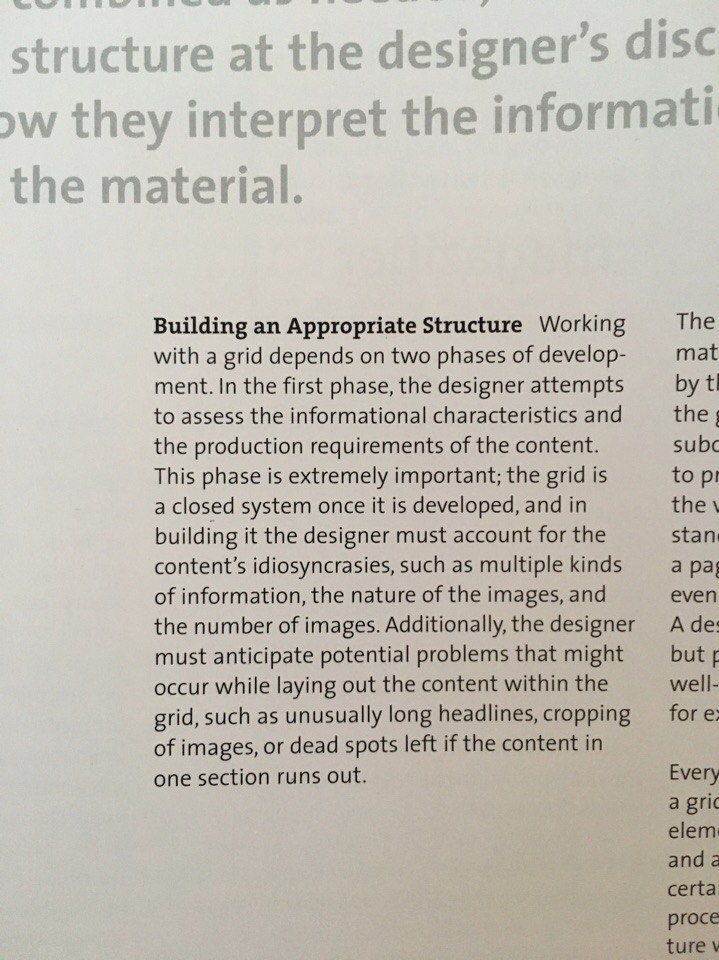
#> input picture 1.jpg, 719 x 960 px
$ python -i curriedCv.py   (imports and definitions only)   (older library calls are emulated)
#> lines starting #> are read from the running program, lines starting #| are printed output that depends on the picture
#> further down, picture is the input picture: shape (960, 719, 3); mean B, G, R 178.9, 188, 192.4
# -*- coding: utf-8 -*-
import cv2
import numpy as np

from doc2text import rotate, compute_skew, estimate_skew

from toolz.functoolz import pipe
from functools import partial
from toolz import curry


def load(path):
    return cv2.imread(path)


def float_to_uint8(image):
    return (image * 255).astype(np.uint8)


def threshold(image):
    return cv2.threshold(image, 0, 255, cv2.THRESH_BINARY + cv2.THRESH_OTSU)[1]


def threshold_params(image):
    return cv2.threshold(image, 0, 255, cv2.THRESH_BINARY + cv2.THRESH_OTSU)[0]


def canny(image):
    high = threshold_params(image); low = 0.5 * high
    return cv2.Canny(image, low, high)


def clahe_to_l_channel(img):
    lab = cv2.cvtColor(img, cv2.COLOR_BGR2LAB)
#> lab: shape (960, 719, 3); mean of channels 0, 1, 2 194.1, 128.1, 133.3
    l, a, b = cv2.split(lab)
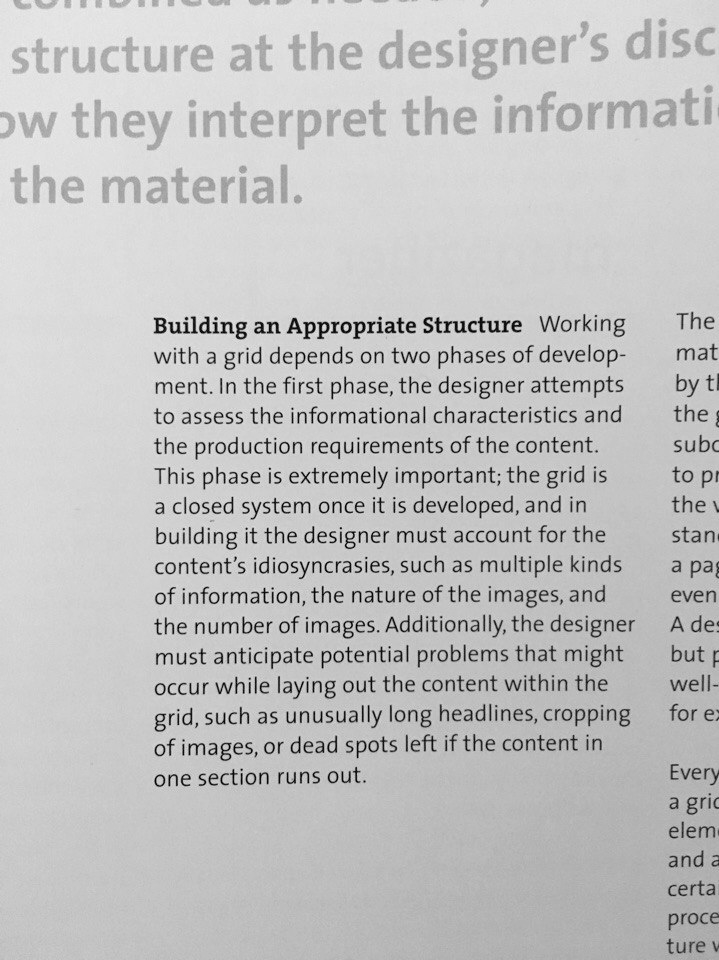
#> l: shape (960, 719); min 0, max 242, mean 194.1
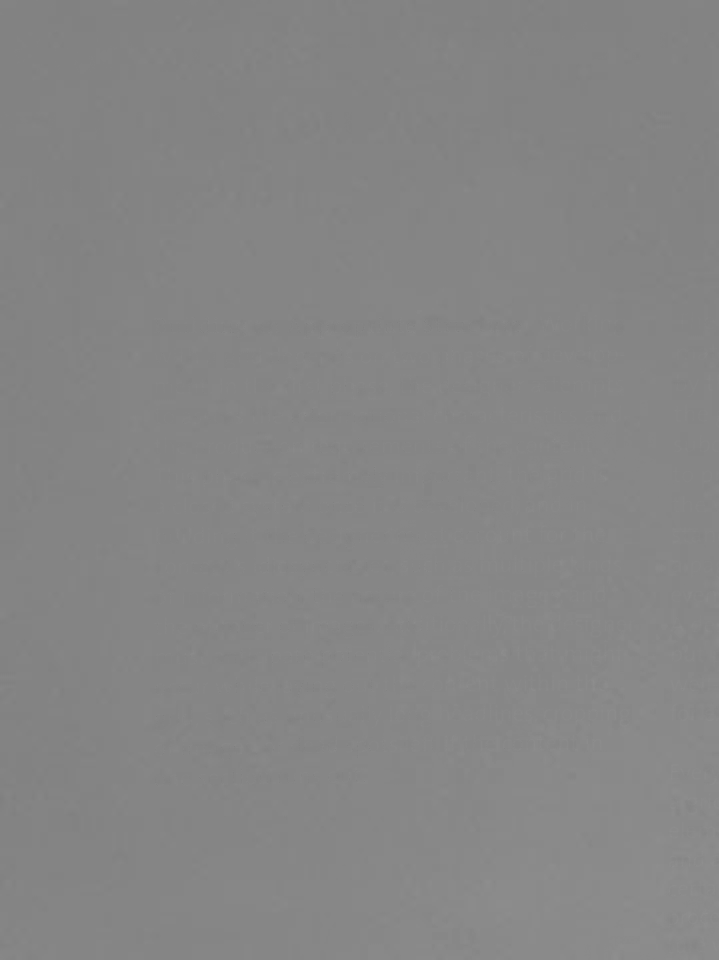
#> b: shape (960, 719); min 127, max 144, mean 133.3
    clahe = cv2.createCLAHE(clipLimit=3.0, tileGridSize=(8,8))
    cl = clahe.apply(l)
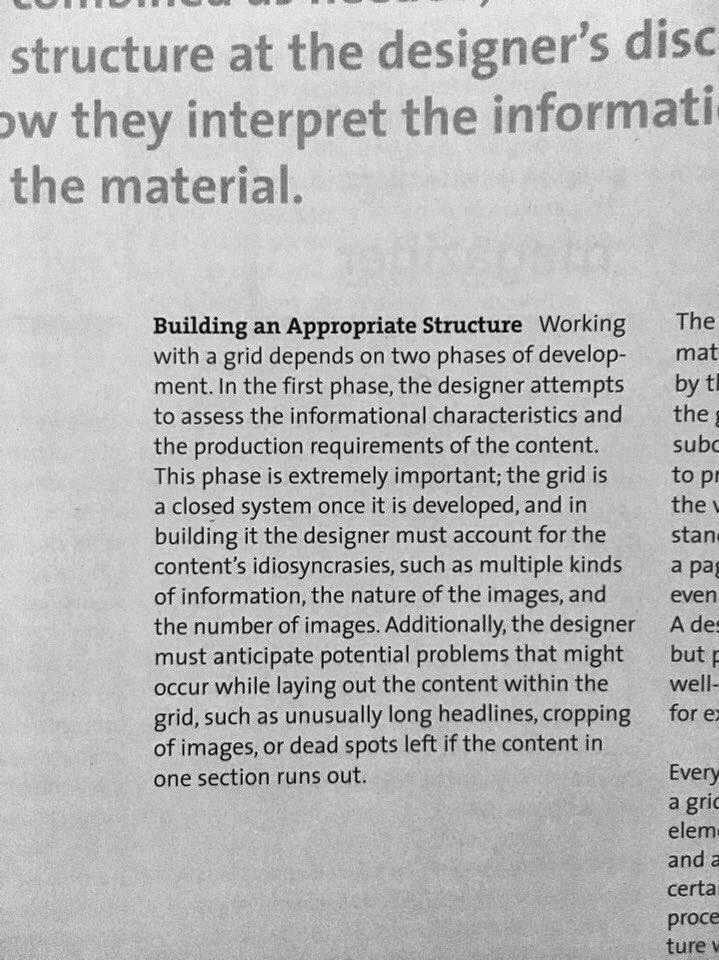
#> cl: shape (960, 719); min 1, max 247, mean 185
    limg = cv2.merge((cl,a,b))
#> limg: shape (960, 719, 3); mean of channels 0, 1, 2 185, 128.1, 133.3
    return cv2.cvtColor(limg, cv2.COLOR_LAB2BGR)
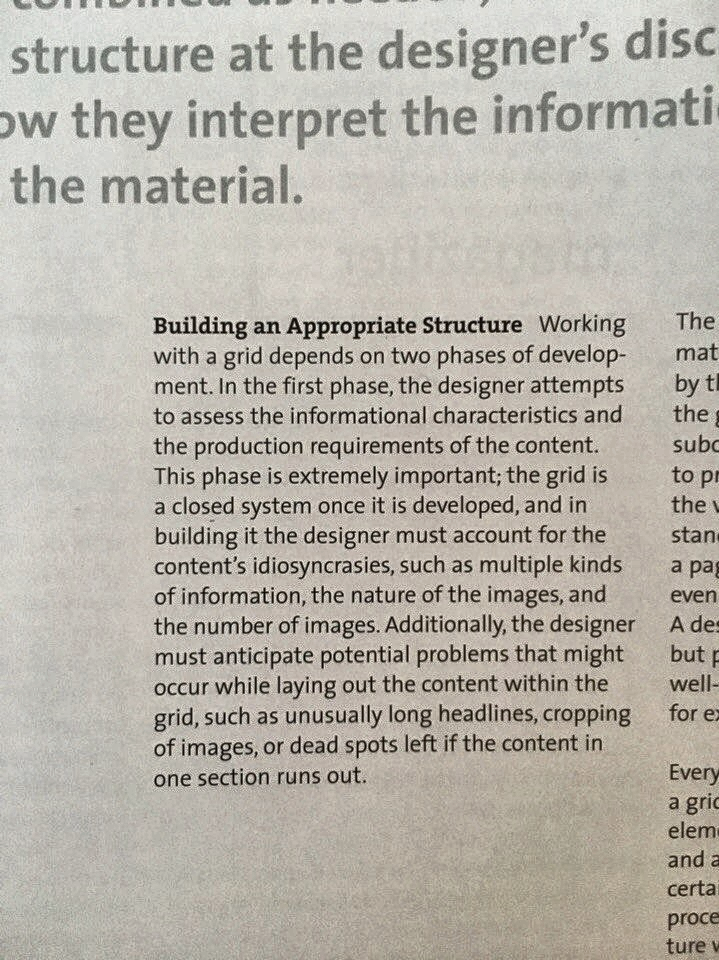
#> returned value: shape (960, 719, 3); mean B, G, R 169.5, 178.6, 183.2


# [40 lines left out: functions descew, resize, erode, dilate, m_open, m_close, not called in this run]


@curry
def median(image, r=9):
    return cv2.medianBlur(image, r)


# [12 lines left out: functions level, dog, not called in this run]


@curry
def normalize(image, alpha=0, beta=1, norm_type=cv2.NORM_MINMAX, dtype=cv2.CV_32F):
    return cv2.normalize(image, image, alpha=alpha, beta=beta, norm_type=norm_type, dtype=dtype)


def negate(image):
    return cv2.bitwise_not(image)


@curry
def gaussian(image, size=(15, 15), power=1):
    return cv2.GaussianBlur(image, size, power)

>>> import cv2
>>> picture = cv2.imread('../1.jpg')
>>> result = clahe_to_l_channel(picture)

$ run again, on 10.jpg
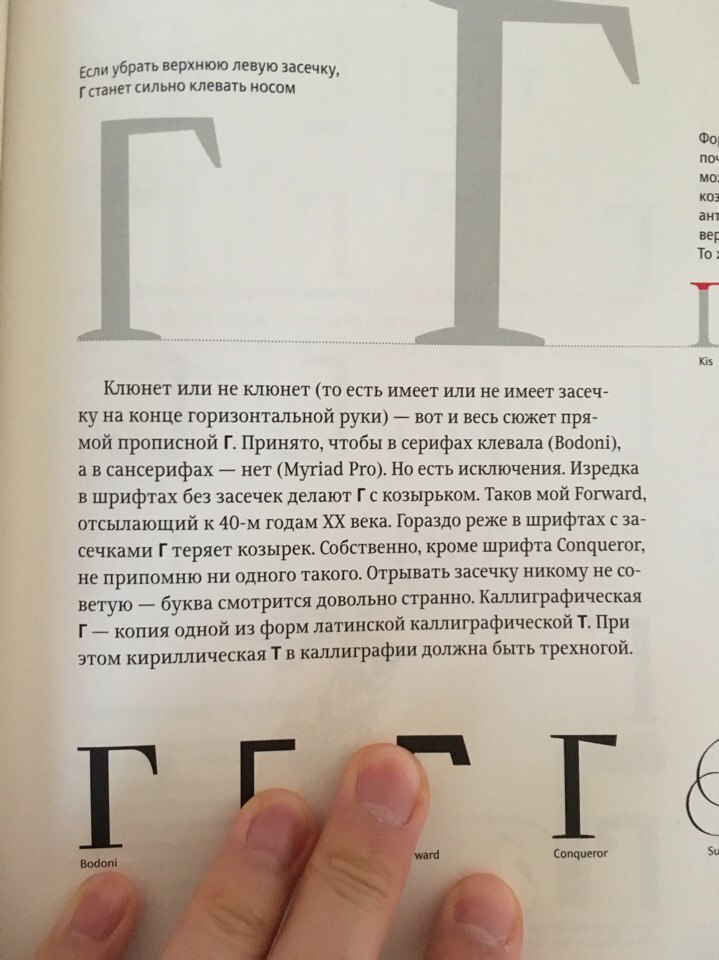
#> input picture 10.jpg, 719 x 960 px
#> picture is the input picture: shape (960, 719, 3); mean B, G, R 169, 181.6, 191.2
#> lab: shape (960, 719, 3); mean of channels 0, 1, 2 189, 129.6, 136
#> in clahe_to_l_channel, `cl = clahe.apply(l)`:
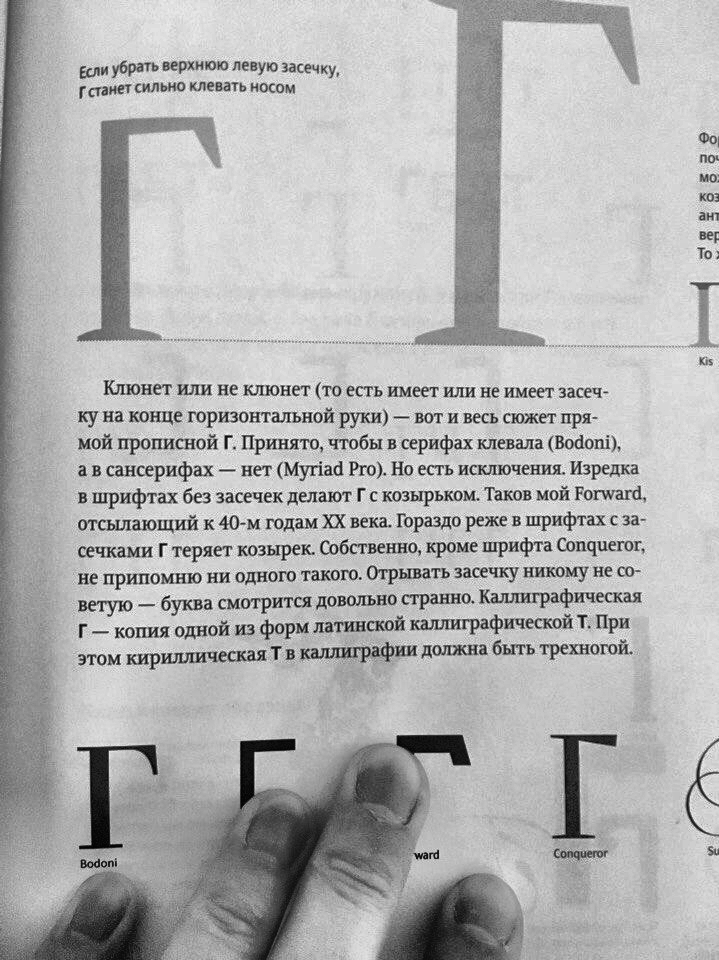
#> cl: shape (960, 719); min 0, max 249, mean 178.2
#> limg: shape (960, 719, 3); mean of channels 0, 1, 2 178.2, 129.6, 136
#> in clahe_to_l_channel, `return cv2.cvtColor(limg, cv2.COLOR_LAB2BGR)`:
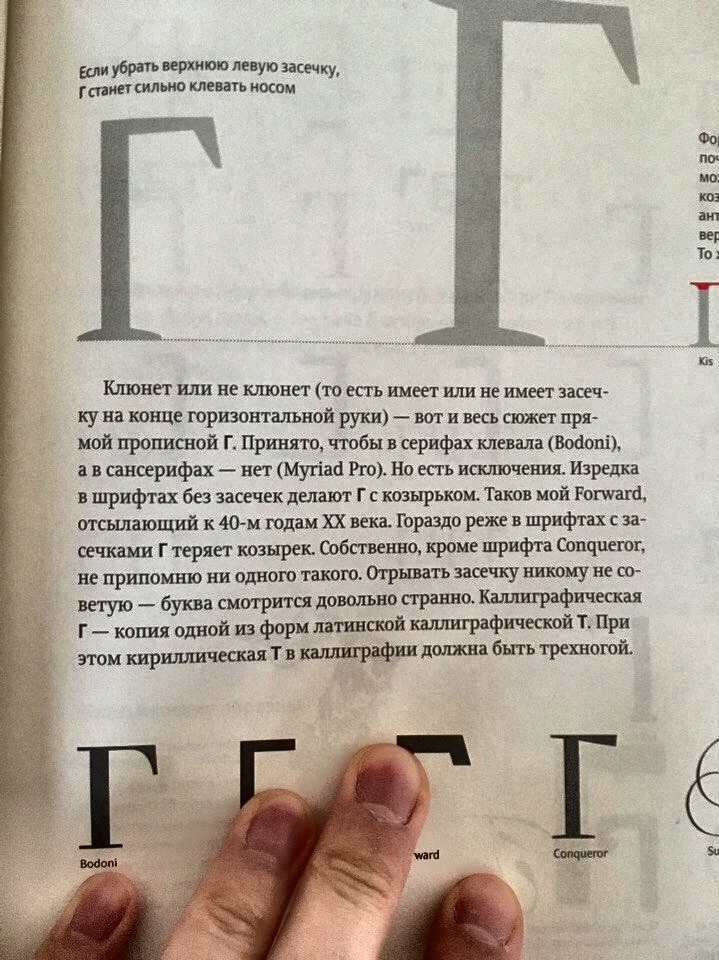
#> returned value: shape (960, 719, 3); mean B, G, R 158.1, 170.7, 180.1

$ run again, on 2.jpg
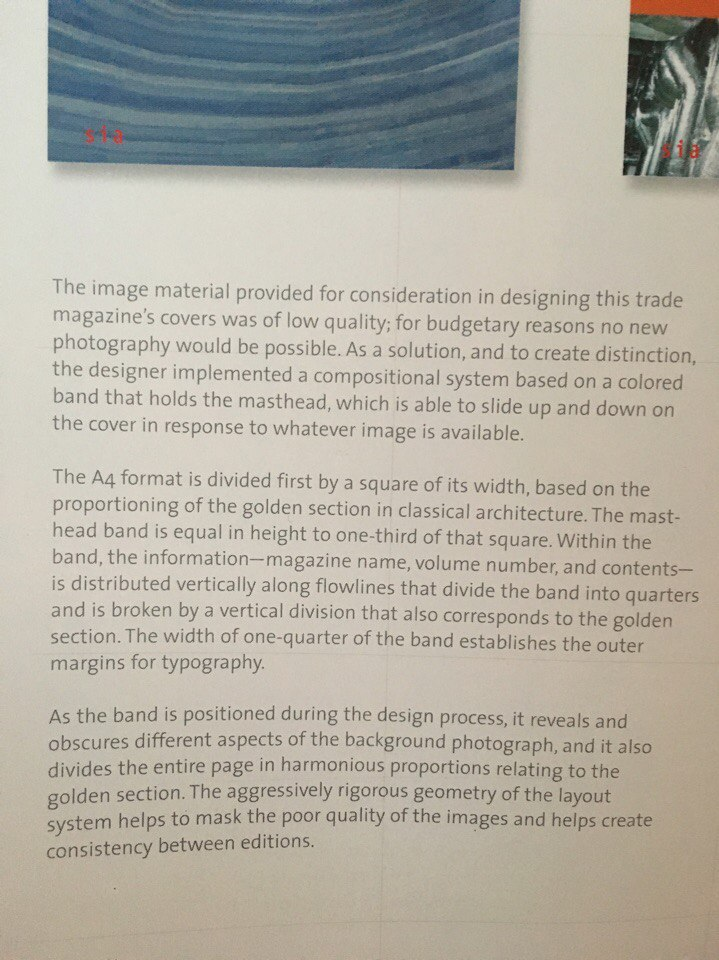
#> input picture 2.jpg, 719 x 960 px
#> picture is the input picture: shape (960, 719, 3); mean B, G, R 162.8, 173.9, 177.9
#> lab: shape (960, 719, 3); mean of channels 0, 1, 2 180.8, 127.7, 134.2
#> in clahe_to_l_channel, `cl = clahe.apply(l)`:
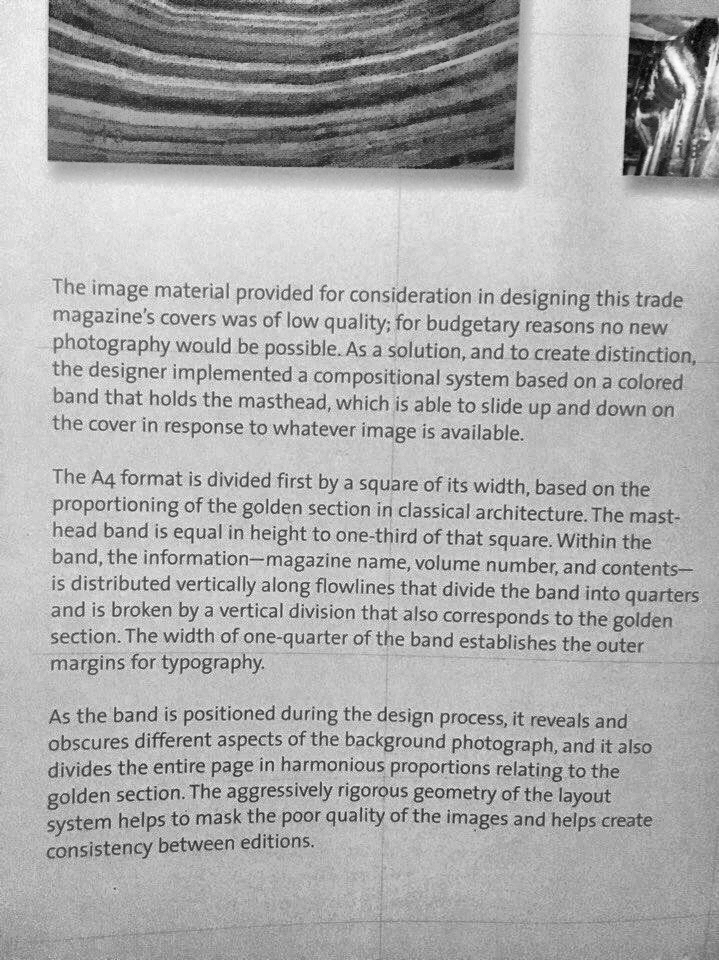
#> cl: shape (960, 719); min 1, max 253, mean 172.2
#> limg: shape (960, 719, 3); mean of channels 0, 1, 2 172.2, 127.7, 134.2
#> in clahe_to_l_channel, `return cv2.cvtColor(limg, cv2.COLOR_LAB2BGR)`:
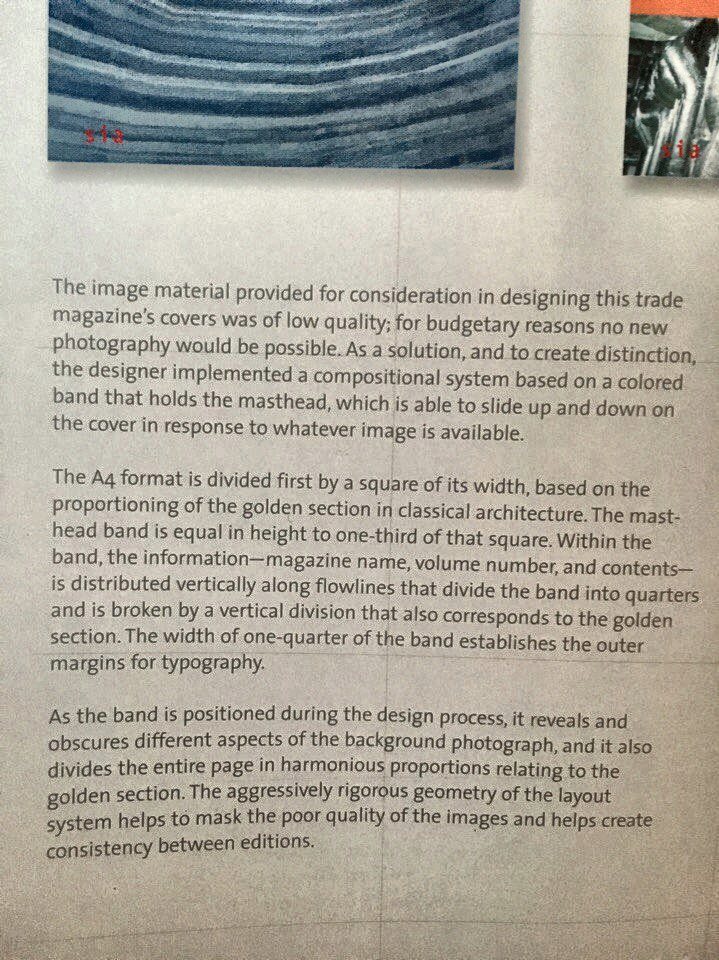
#> returned value: shape (960, 719, 3); mean B, G, R 154.3, 165.4, 169.3

$ run again, on 3.jpg
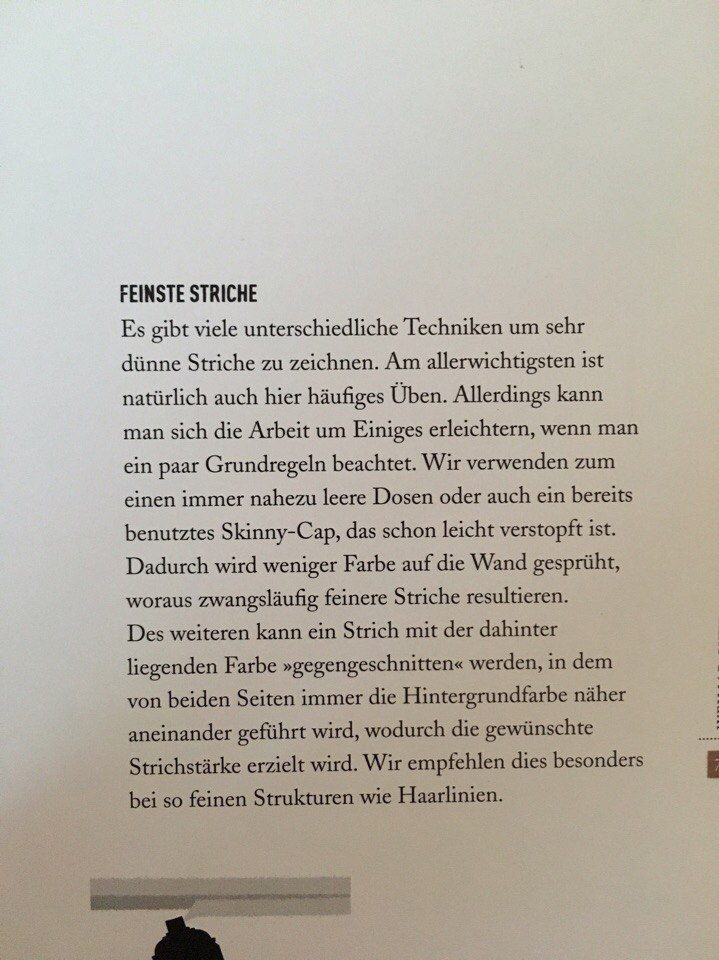
#> input picture 3.jpg, 719 x 960 px
#> picture is the input picture: shape (960, 719, 3); mean B, G, R 167.7, 178, 183.6
#> lab: shape (960, 719, 3); mean of channels 0, 1, 2 184.9, 128.3, 134.1
#> in clahe_to_l_channel, `l, a, b = cv2.split(lab)`:
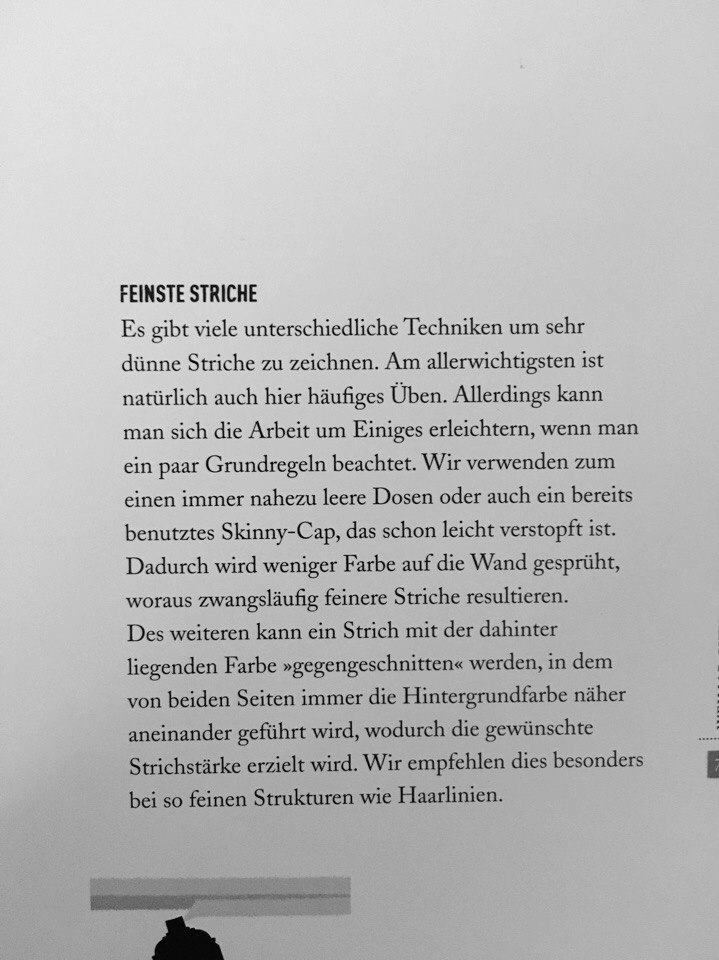
#> l: shape (960, 719); min 0, max 238, mean 184.9
#> limg: shape (960, 719, 3); mean of channels 0, 1, 2 178.6, 128.3, 134.1
